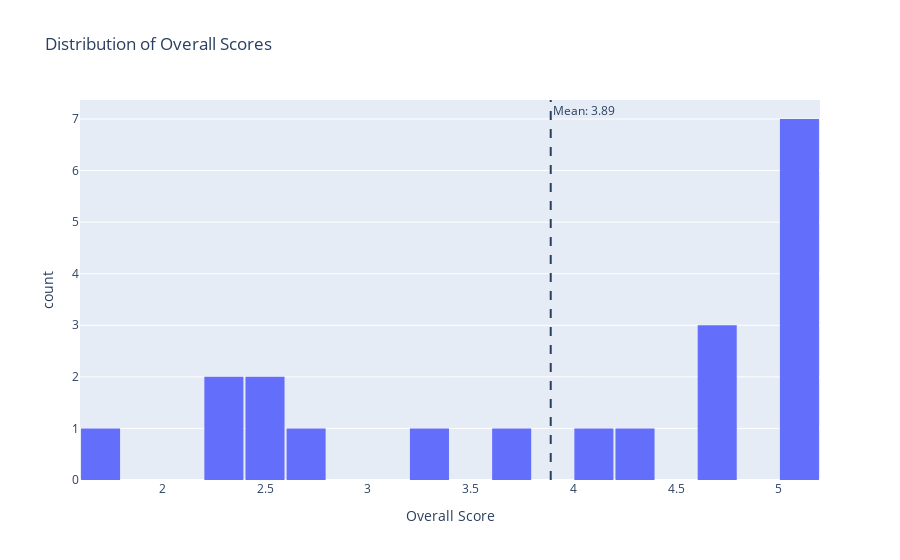

Notebook cell for this chart:
### Code cell
overall_histogram(final_df)

### Figure 1 — Plotly figure (JSON) as saved in the notebook; plotly's stock layout.template omitted (floating-point values rounded to 4 significant figures)
{"data": [{"bingroup": "x", "hovertemplate": "Overall Score=%{x}<br>count=%{y}<extra></extra>", "legendgroup": "", "marker": {"color": "#636efa", "pattern": {"shape": ""}}, "name": "", "nbinsx": 20, "orientation": "v", "showlegend": false, "type": "histogram", "x": [4.7, 4.7, 5.0, 4.7, 2.2, 2.7, 3.7, 5.0, 5.0, 5.0, 2.4, 2.4, 5.0, 4.0, 3.2, 4.2, 1.7, 5.0, 5.0, 2.2], "xaxis": "x", "yaxis": "y"}], "layout": {"annotations": [{"showarrow": false, "text": "Mean: 3.89", "x": 3.89, "xanchor": "left", "xref": "x", "y": 1, "yanchor": "top", "yref": "y domain"}], "bargap": 0.05, "barmode": "relative", "legend": {"tracegroupgap": 0}, "shapes": [{"line": {"dash": "dash"}, "type": "line", "x0": 3.89, "x1": 3.89, "xref": "x", "y0": 0, "y1": 1, "yref": "y domain"}], "title": {"text": "Distribution of Overall Scores"}, "xaxis": {"anchor": "y", "domain": [0, 1], "dtick": 0.5, "title": {"text": "Overall Score"}}, "yaxis": {"anchor": "x", "domain": [0, 1], "title": {"text": "count"}}}}
